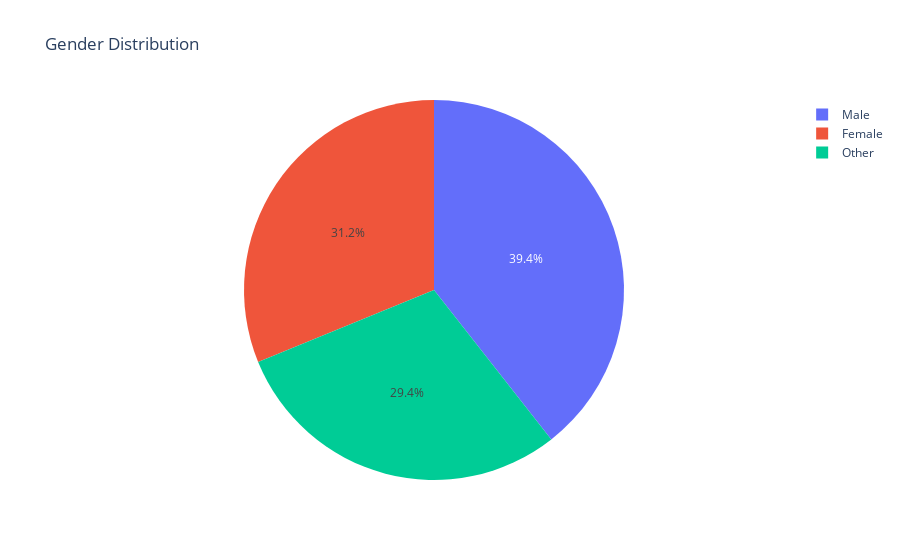

Here is the notebook cell this chart was saved with:
### Code cell
customer=Customers['gender'].value_counts().reset_index()

px.pie(data_frame=customer,names='gender',values='count',title="Gender Distribution")

### Figure 1 — Plotly figure (JSON) as saved in the notebook; plotly's stock layout.template omitted (floating-point values rounded to 4 significant figures)
{"data": [{"domain": {"x": [0, 1], "y": [0, 1]}, "hovertemplate": "gender=%{label}<br>count=%{value}<extra></extra>", "labels": ["Male", "Female", "Other"], "legendgroup": "", "name": "", "showlegend": true, "type": "pie", "values": [67, 53, 50]}], "layout": {"legend": {"tracegroupgap": 0}, "title": {"text": "Gender Distribution"}}}
